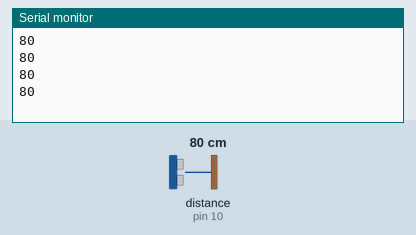
The sketch below on a simulated Arduino Uno, built with avr-gcc and run on an emulated ATmega328P. Shown: the last lines printed to the serial monitor. Wiring (inferred from the names in the program): ultrasonic range finder: trigger pin 8; echo pin 10. The inputs (shaded band) are chosen by the test bench; at power-on: distance to the obstacle (sensor on pin 10) 80 cm. The echo pulse lasts 58.3 µs per cm.

Above: at 1.2 s.
1.3 s: distance to the obstacle (sensor on pin 10) set to 2 cm
At 1.81 s:
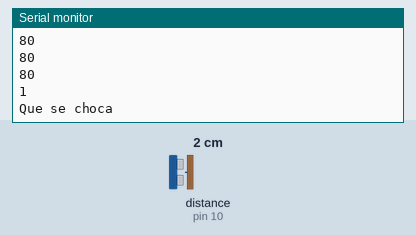
3.4 s: distance to the obstacle (sensor on pin 10) set to 4 cm
At 3.68 s:
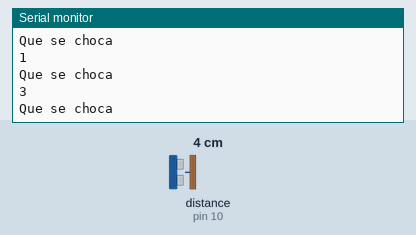
Timing chart, 0 to 6.4 s (numbered marks = the images above; inputs shaded):
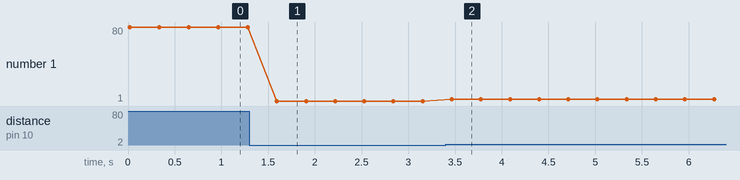

The sketch:

medidordistancia.ino
```cpp
int Trig=8;
int Echo=10;

//Variable en la que se va a almacenar el valor correspondiente a la distancia
int Dist;
void setup() {

pinMode (Trig, OUTPUT);
pinMode (Echo, INPUT);
Serial.begin(9600);
}
 //Este módulo calcula y devuelve la distancia en cm.
/*
Puedes poner el código del módulo directamente en el loop o utilizar el módulo
para reducir el número de líneas de código del loop o reutilizar el código
*/
int ultrasonido (){

//Para estabilizar el valor del pin Trig se establece a LOW
digitalWrite (Trig, LOW);
delay(10);

//Se lanzan los 8 pulsos
digitalWrite (Trig, HIGH);
delay(1);
digitalWrite (Trig, LOW);

/*
Se mide el tiempo que tarda la señal en regresar y se calcula la distancia.

Observa que al realizar pulseIn el valor que se obtiene es tiempo, no distancia

Se está reutilizando la variable Distancia.
*/

unsigned long distancia= pulseIn (Echo, HIGH);
distancia=distancia/58;
return distancia;

delay(100);

}

void loop() {
int centimetros=ultrasonido ();
//Serial.print("Distancia: ");
Serial.println(centimetros);
//Serial.println(" Cm");
if(centimetros <= 10)
  {
     Serial.println("Que se choca");
  }

delay (300);
}
```

Measured:
- after the input at 1.3 s, the serial monitor: prints a new line after 0.29 s (image 1)
- after the input at 3.4 s, the serial monitor: prints a new line after 0.06 s (image 2)
- plotted number 1: 80 → 1 after the input at 1.3 s, 1 → 3 after the input at 3.4 s
